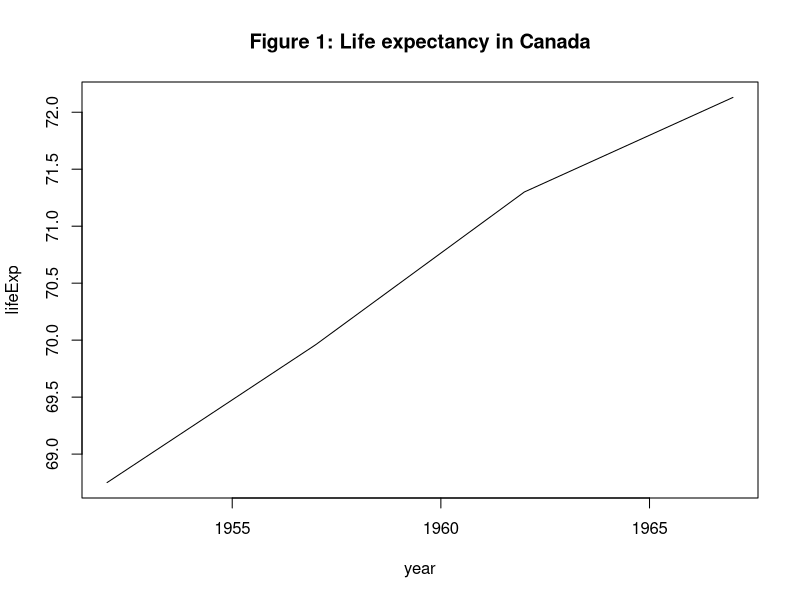
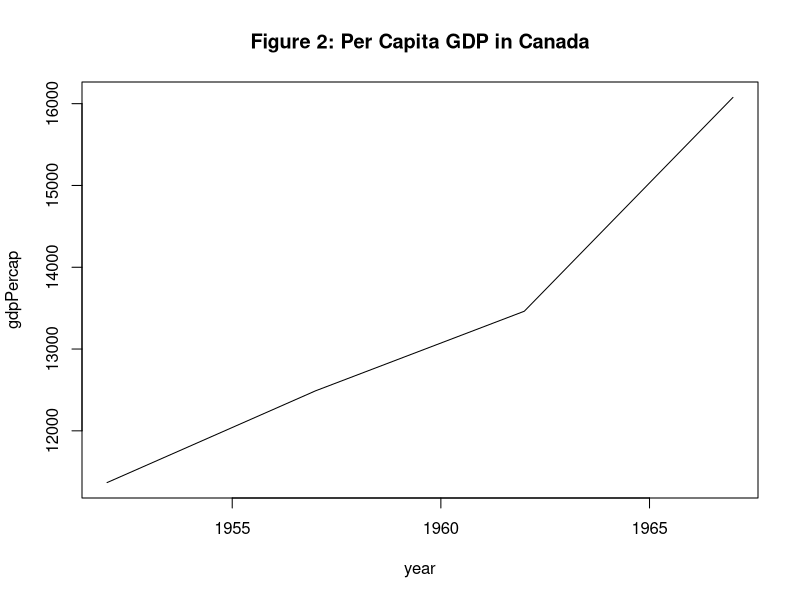

R code for these plots, in order:
## ---- chunk 1
knitr::opts_chunk$set(echo = TRUE)
## ---- chunk 2
rm(list=ls())
options(scipen = 100)



GDP_data <- read.csv("inputs/gdp_52-67.csv")
LE_data <- read.csv("inputs/le_52-67.csv")



total <- merge(GDP_data,LE_data,by=c("continent","country","year"))


gdpPercap = total$gdp/total$pop

total$gdpPercap <- gdpPercap



plot(subset(total, country =="Canada",
            select=c(year,lifeExp)), type = "l", main = "Figure 1: Life expectancy in Canada" )
## ---- chunk 3
plot(subset(total, country =="Canada",
            select=c(year,gdpPercap)), type = "l", main = "Figure 2: Per Capita GDP in Canada" )

## ---- chunk 4
reg = lm(formula = total$lifeExp~total$gdpPercap)

#summary(reg)
summary(reg)
